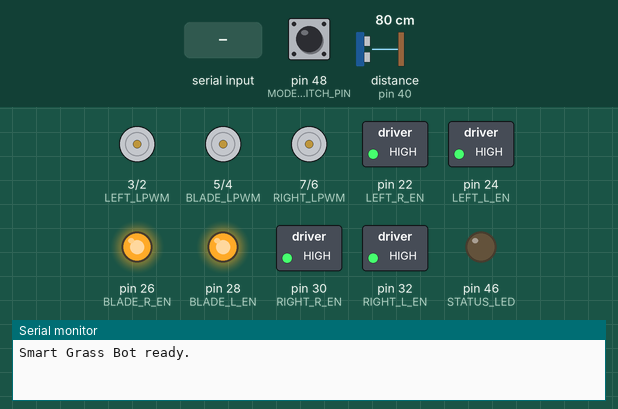
A sketch run on a simulated Arduino Mega 2560, built with avr-gcc and run on an emulated ATmega2560. Shown: motor-driver pin pairs drawn as motors (green arrow = first pin HIGH = forward, orange = second pin HIGH = backward, longer = more drive), switched loads named in the sketch (green lamp = pin HIGH), output pins drawn as LEDs (lit = HIGH), the last lines printed to the serial monitor. The test bench sets the inputs (shaded band); at power-on: pin 48 (MODE_SWITCH_PIN) HIGH, distance to the obstacle (sensor on pin 40) 80 cm. The echo pulse lasts 58.3 µs per cm; pins used as bus, display or sensor lines are not drawn.

Above: at 1.2 s.
1.3 s: pin 48 (MODE_SWITCH_PIN) pulled LOW for 0.15 s
At 1.4 s:
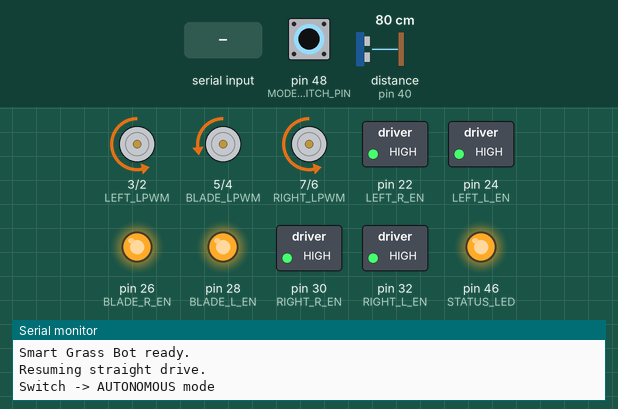
2.9 s: "R" received over the second serial link
At 4.1 s:
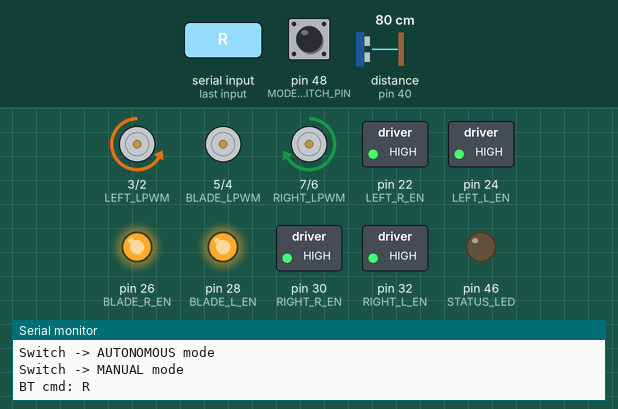
4.4 s: "D" received over the second serial link
At 5.3 s:
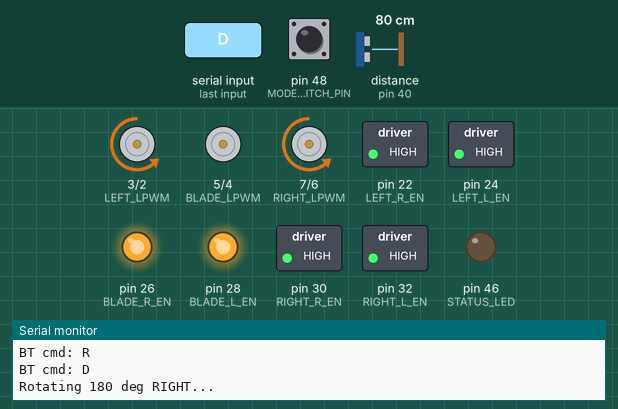
7.2 s: "C" received over the second serial link
At 8.4 s:
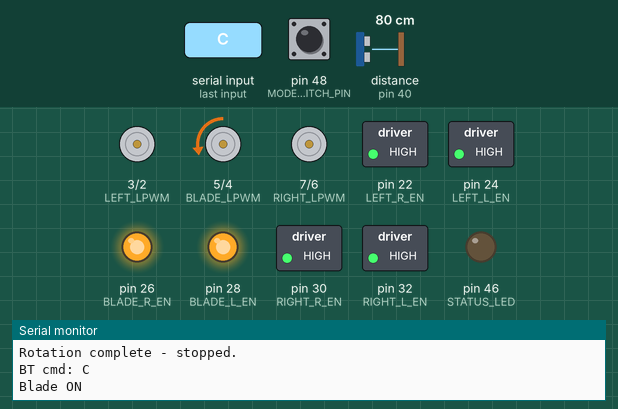
8.7 s: "E" received over the second serial link
At 9.7 s:
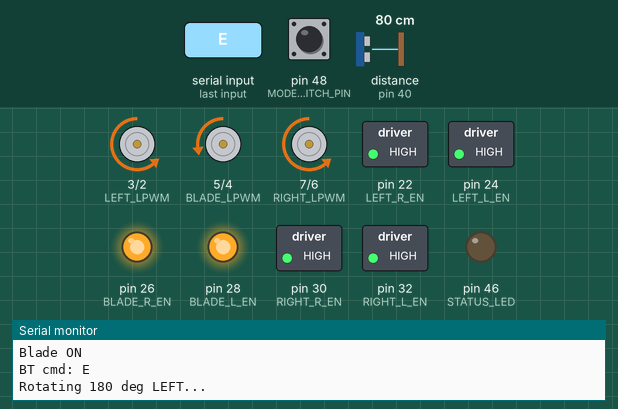
11.5 s: "F90\n" received over the second serial link
At 11.9 s:
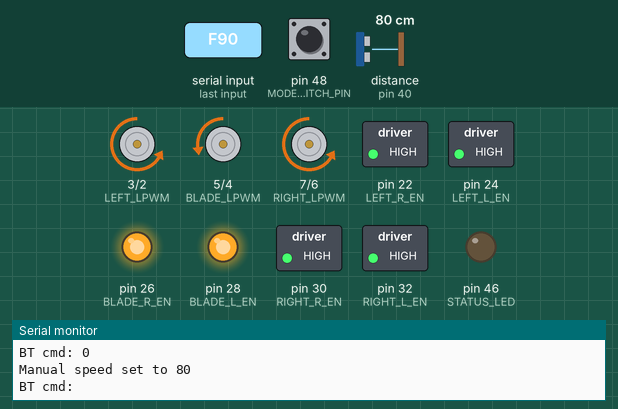
Timing chart, 0 to 14.0 s (numbered marks = the images above; inputs shaded):
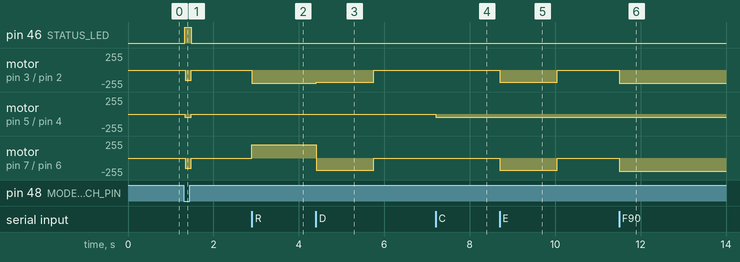

The sketch:

smart_grass_bot_spiral.ino
```cpp
/*
  ============================================================
  SMART GRASS CUTTING ROBOT — Arduino Mega
  Manual (Bluetooth) + Autonomous (Spiral) Mode
  ============================================================

  HARDWARE ASSUMED:
    - Arduino Mega 2560
    - 3 x BTS7960 motor drivers: LEFT drive wheel, RIGHT drive wheel,
      and CUTTER (blade) motor - each with its own RPWM/LPWM/R_EN/L_EN
    - 1 x free-swiveling front caster wheel (no control needed)
    - 1 x SC05 Bluetooth module -> wired to Serial1 (pins 18 TX1 / 19 RX1)
    - 3 x HC-SR04 ultrasonic sensors: FRONT, LEFT, RIGHT
    - Physical MANUAL/AUTO mode switch (in addition to Bluetooth commands)
    - Status LED

  WIRING:
    Driver       RPWM  LPWM  R_EN  L_EN
    Left drive    2     3     22    24
    Right drive   6     7     30    32
    Cutter        4     5     26    28

    Sensor    TRIG  ECHO
    Front      34    36
    Left       38    40
    Right      42    44

    Bluetooth SC05: Serial1 (18/19) - through a voltage divider on the
                     module's RX pin if it's 3.3V logic
    Status LED:      46
    Mode switch:     48 (INPUT_PULLUP - short to GND = AUTONOMOUS)

  BLUETOOTH COMMANDS (send as plain single characters):
    F  - Manual: drive forward (continuous, until next command)
    B  - Manual: drive backward
    L  - Manual: pivot left
    R  - Manual: pivot right
    S  - Manual: stop
    D  - Rotate 180 deg RIGHT, then stop (manual: blocking ~1.1s;
         autonomous: non-blocking, resumes spiral afterward)
    E  - Rotate 180 deg LEFT, then stop (manual: blocking ~1.1s;
         autonomous: non-blocking, resumes spiral afterward)
    C  - Blade ON
    X  - Blade OFF
    A  - Switch to AUTONOMOUS (spiral) mode
    M  - Switch to MANUAL mode (also stops motors immediately)
    0-9 - Set manual drive speed (0=slowest ~80, 9=fastest 255)

  The physical mode switch (pin 48) works alongside the Bluetooth A/M
  commands - whichever changes state last wins, so you can flip a
  physical switch on the bot itself OR use the app.

  AUTONOMOUS SPIRAL LOGIC (purely reactive - no fixed timed legs):
    - Robot drives straight continuously, blade running.
    - FRONT sensor is polled while driving. As soon as it detects the
      field boundary/an obstacle within OBSTACLE_DIST_CM, the robot
      stops and reverses slightly.
    - It then reads the LEFT and RIGHT side sensors and rotates a full
      180 deg TOWARD whichever side has more open space (larger
      reading) - so it always turns into free ground rather than
      straight back into a corner.
    - It then drives straight again until the next obstacle. Repeating
      this drive -> detect -> 180-turn-toward-free-space cycle is what
      produces the spiral/serpentine coverage of the field over time -
      there's no separate "spiral shape" being calculated, it emerges
      from always turning toward the most open side.
    - Blade motor runs for the entire autonomous session.
    - Sending 'M' or 'S' over Bluetooth, or flipping the physical switch,
      immediately breaks out and stops (checked every loop - non-blocking).
    - 'D'/'E' can also force an immediate 180 turn (right/left) mid-drive,
      non-blocking, then the loop resumes driving straight afterward.
  ============================================================
*/

// ---------------- PIN DEFINITIONS ----------------

// Left drive wheel - BTS7960
#define LEFT_RPWM   2
#define LEFT_LPWM   3
#define LEFT_R_EN   22
#define LEFT_L_EN   24

// Right drive wheel - BTS7960
#define RIGHT_RPWM  6
#define RIGHT_LPWM  7
#define RIGHT_R_EN  30
#define RIGHT_L_EN  32

// Cutter (blade) motor - BTS7960
#define BLADE_RPWM  4
#define BLADE_LPWM  5
#define BLADE_R_EN  26
#define BLADE_L_EN  28

// Ultrasonic sensors (3x HC-SR04)
#define FRONT_TRIG_PIN  38
#define FRONT_ECHO_PIN  40
#define LEFT_TRIG_PIN   36
#define LEFT_ECHO_PIN   34
#define RIGHT_TRIG_PIN  44
#define RIGHT_ECHO_PIN  42

// Status LED
#define STATUS_LED  46

// Physical mode switch (LOW = autonomous, HIGH = manual)
#define MODE_SWITCH_PIN 48

// ---------------- TUNABLE PARAMETERS ----------------

const int OBSTACLE_DIST_CM   = 30;     // stop/avoid if closer than this
const int AUTO_DRIVE_SPEED   = 150;    // 0-255 PWM speed while spiralling
const int AUTO_TURN_SPEED    = 180;    // 0-255 PWM speed while pivoting
const int BLADE_SPEED        = 50;    // 0-255 PWM speed for the cutter motor

const unsigned long TURN_180_MS    = 1350;  // calibrate: time for a 180 deg pivot
const unsigned long REVERSE_MS     = 400;   // back-up time before turning

const unsigned long SENSOR_POLL_MS = 100;   // how often to read ultrasonic

// ---------------- MODE ----------------
enum RobotMode { MANUAL_MODE, AUTONOMOUS_MODE };
RobotMode currentMode = MANUAL_MODE;
int lastSwitchState = HIGH; // tracks physical switch for edge detection

// Manual state
int manualSpeed = 200; // default manual speed (0-255)

// Autonomous state machine (purely reactive - no timed spiral legs)
enum SpiralState {
  SPIRAL_DRIVE,
  SPIRAL_RECOVER_STOP,
  SPIRAL_RECOVER_REVERSE,
  SPIRAL_RECOVER_TURN180,
  SPIRAL_MANUAL_ROTATE
};
SpiralState spiralState = SPIRAL_DRIVE;

unsigned long stateStartTime   = 0;
unsigned long lastSensorPoll   = 0;
bool recoveryTurnRight = true; // which way to pivot toward free space

// Non-blocking manual 180-rotate request (can be triggered mid-autonomous
// via Bluetooth 'D'/'E' without freezing the spiral state machine)
bool pendingManualRotate = false;
bool manualRotateDirectionRight = true;

// ---------------- SETUP ----------------
void setup() {
  Serial.begin(9600);     // USB debug console
  Serial1.begin(9600);    // SC05 Bluetooth (default baud - check your module)

  pinMode(LEFT_RPWM, OUTPUT);
  pinMode(LEFT_LPWM, OUTPUT);
  pinMode(LEFT_R_EN, OUTPUT);
  pinMode(LEFT_L_EN, OUTPUT);
  pinMode(RIGHT_RPWM, OUTPUT);
  pinMode(RIGHT_LPWM, OUTPUT);
  pinMode(RIGHT_R_EN, OUTPUT);
  pinMode(RIGHT_L_EN, OUTPUT);
  pinMode(BLADE_RPWM, OUTPUT);
  pinMode(BLADE_LPWM, OUTPUT);
  pinMode(BLADE_R_EN, OUTPUT);
  pinMode(BLADE_L_EN, OUTPUT);

  // Enable all three BTS7960 drivers (tie enables HIGH permanently).
  // NOTE: each driver needs BOTH its EN pins pulled HIGH or it will
  // silently refuse to drive in one direction - double check wiring.
  digitalWrite(LEFT_R_EN, HIGH);
  digitalWrite(LEFT_L_EN, HIGH);
  digitalWrite(RIGHT_R_EN, HIGH);
  digitalWrite(RIGHT_L_EN, HIGH);
  digitalWrite(BLADE_R_EN, HIGH);
  digitalWrite(BLADE_L_EN, HIGH);

  pinMode(FRONT_TRIG_PIN, OUTPUT);
  pinMode(FRONT_ECHO_PIN, INPUT);
  pinMode(LEFT_TRIG_PIN, OUTPUT);
  pinMode(LEFT_ECHO_PIN, INPUT);
  pinMode(RIGHT_TRIG_PIN, OUTPUT);
  pinMode(RIGHT_ECHO_PIN, INPUT);

  pinMode(STATUS_LED, OUTPUT);
  pinMode(MODE_SWITCH_PIN, INPUT_PULLUP);

  stopMotors();
  setBlade(false);

  // Set initial mode from the physical switch
  lastSwitchState = digitalRead(MODE_SWITCH_PIN);
  currentMode = (lastSwitchState == LOW) ? AUTONOMOUS_MODE : MANUAL_MODE;
  if (currentMode == AUTONOMOUS_MODE) resetSpiral();

  Serial.println(F("Smart Grass Bot ready."));
}

// ---------------- MAIN LOOP ----------------
void loop() {
  handleModeSwitch();  // check physical switch (non-blocking)
  handleBluetooth();   // always check for incoming commands (non-blocking)

  if (currentMode == AUTONOMOUS_MODE) {
    digitalWrite(STATUS_LED, HIGH);
    setBlade(true);
    runSpiralStateMachine();
  } else {
    digitalWrite(STATUS_LED, LOW);
    // Manual mode: motors already set directly by handleBluetooth(),
    // nothing else to do here - fully event driven.
  }
}

// ============================================================
// MODE SWITCH (physical toggle on pin 48)
// ============================================================
void handleModeSwitch() {
  int state = digitalRead(MODE_SWITCH_PIN);
  if (state != lastSwitchState) {
    lastSwitchState = state;
    delay(30); // simple debounce
    if (state == LOW) {
      currentMode = AUTONOMOUS_MODE;
      resetSpiral();
      Serial.println(F("Switch -> AUTONOMOUS mode"));
    } else {
      currentMode = MANUAL_MODE;
      stopMotors();
      setBlade(false);
      Serial.println(F("Switch -> MANUAL mode"));
    }
  }
}

// ============================================================
// BLUETOOTH / COMMAND HANDLING
// ============================================================
void handleBluetooth() {
  if (Serial1.available() > 0) {
    char cmd = Serial1.read();
    Serial.print(F("BT cmd: "));
    Serial.println(cmd);

    switch (cmd) {
      case 'A': // switch to autonomous
        currentMode = AUTONOMOUS_MODE;
        resetSpiral();
        Serial.println(F("-> AUTONOMOUS mode"));
        break;

      case 'M': // switch to manual
        currentMode = MANUAL_MODE;
        stopMotors();
        setBlade(false);
        Serial.println(F("-> MANUAL mode"));
        break;

      case 'F':
        if (currentMode == MANUAL_MODE) setMotors(manualSpeed, manualSpeed);
        break;
      case 'B':
        if (currentMode == MANUAL_MODE) setMotors(-manualSpeed, -manualSpeed);
        break;
      case 'L':
        if (currentMode == MANUAL_MODE) setMotors(-manualSpeed, manualSpeed);
        break;
      case 'R':
        if (currentMode == MANUAL_MODE) setMotors(manualSpeed, -manualSpeed);
        break;
      case 'S':
        if (currentMode == MANUAL_MODE) stopMotors();
        break;

      case 'D': // rotate 180 right, then stop
        if (currentMode == MANUAL_MODE) {
          rotate180Right(); // blocking - fine, nothing else needs to run
        } else if (currentMode == AUTONOMOUS_MODE) {
          pendingManualRotate = true;      // handled non-blocking in spiral loop
          manualRotateDirectionRight = true;
          Serial.println(F("180 RIGHT rotate queued for autonomous mode"));
        }
        break;
      case 'E': // rotate 180 left, then stop
        if (currentMode == MANUAL_MODE) {
          rotate180Left(); // blocking - fine, nothing else needs to run
        } else if (currentMode == AUTONOMOUS_MODE) {
          pendingManualRotate = true;      // handled non-blocking in spiral loop
          manualRotateDirectionRight = false;
          Serial.println(F("180 LEFT rotate queued for autonomous mode"));
        }
        break;

      case 'C':
        setBlade(true);
        Serial.println(F("Blade ON"));
        break;
      case 'X':
        setBlade(false);
        Serial.println(F("Blade OFF"));
        break;

      default:
        if (cmd >= '0' && cmd <= '9') {
          manualSpeed = map(cmd - '0', 0, 9, 80, 255);
          Serial.print(F("Manual speed set to "));
          Serial.println(manualSpeed);
        }
        break;
    }
  }
}

// ============================================================
// MOTOR CONTROL (BTS7960)
// Positive speed = forward, negative = reverse, range -255..255
// ============================================================
void setLeftMotor(int speed) {
  speed = constrain(speed, -255, 255);
  if (speed >= 0) {
    analogWrite(LEFT_RPWM, speed);
    analogWrite(LEFT_LPWM, 0);
  } else {
    analogWrite(LEFT_RPWM, 0);
    analogWrite(LEFT_LPWM, -speed);
  }
}

void setRightMotor(int speed) {
  speed = constrain(speed, -255, 255);
  if (speed >= 0) {
    analogWrite(RIGHT_RPWM, speed);
    analogWrite(RIGHT_LPWM, 0);
  } else {
    analogWrite(RIGHT_RPWM, 0);
    analogWrite(RIGHT_LPWM, -speed);
  }
}

void setMotors(int leftSpeed, int rightSpeed) {
  setLeftMotor(leftSpeed);
  setRightMotor(rightSpeed);
}

void stopMotors() {
  setLeftMotor(0);
  setRightMotor(0);
}

// Blade only ever needs to spin one direction
void setBlade(bool on) {
  if (on) {
    analogWrite(BLADE_RPWM, BLADE_SPEED);
    analogWrite(BLADE_LPWM, 0);
  } else {
    analogWrite(BLADE_RPWM, 0);
    analogWrite(BLADE_LPWM, 0);
  }
}

// ============================================================
// STANDALONE 180-DEGREE ROTATE FUNCTIONS
// Blocking calls: pivot in place for TURN_180_MS, then stop.
// Useful for manual mode ("spin around and stop") or as a one-shot
// utility separate from the autonomous state machine.
// ============================================================
void rotate180Right() {
  Serial.println(F("Rotating 180 deg RIGHT..."));
  setMotors(+AUTO_TURN_SPEED, AUTO_TURN_SPEED);
  delay(TURN_180_MS);
  stopMotors();
  Serial.println(F("Rotation complete - stopped."));
}

void rotate180Left() {
  Serial.println(F("Rotating 180 deg LEFT..."));
  setMotors(AUTO_TURN_SPEED, +AUTO_TURN_SPEED);
  delay(TURN_180_MS);
  stopMotors();
  Serial.println(F("Rotation complete - stopped."));
}

// ============================================================
// ULTRASONIC SENSORS
// ============================================================
long getDistanceCM(int trigPin, int echoPin) {
  digitalWrite(trigPin, LOW);
  delayMicroseconds(2);
  digitalWrite(trigPin, HIGH);
  delayMicroseconds(10);
  digitalWrite(trigPin, LOW);

  long duration = pulseIn(echoPin, HIGH, 30000); // 30ms timeout
  if (duration == 0) return -1; // no echo / out of range
  return duration * 0.0343 / 2;
}

long getFrontDistance() { return getDistanceCM(FRONT_TRIG_PIN, FRONT_ECHO_PIN); }
long getLeftDistance()  { return getDistanceCM(LEFT_TRIG_PIN, LEFT_ECHO_PIN); }
long getRightDistance() { return getDistanceCM(RIGHT_TRIG_PIN, RIGHT_ECHO_PIN); }

// ============================================================
// AUTONOMOUS SPIRAL STATE MACHINE (non-blocking)
// ============================================================
void resetSpiral() {
  spiralState     = SPIRAL_DRIVE;
  stateStartTime  = millis();
  Serial.println(F("Resuming straight drive."));
}

void runSpiralStateMachine() {
  unsigned long now = millis();

  // A manual 180 rotate can be requested at any time via Bluetooth ('D'/'E')
  // even mid-spiral - preempt whatever state we're in and handle it here,
  // non-blocking, so sensors/Bluetooth stay responsive during the turn.
  if (pendingManualRotate) {
    pendingManualRotate = false;
    stopMotors();
    spiralState = SPIRAL_MANUAL_ROTATE;
    stateStartTime = now;
  }

  // Poll FRONT ultrasonic periodically while driving forward (not while turning)
  bool obstacleDetected = false;
  if (spiralState == SPIRAL_DRIVE && now - lastSensorPoll >= SENSOR_POLL_MS) {
    lastSensorPoll = now;
    long dist = getFrontDistance();
    if (dist > 0 && dist < OBSTACLE_DIST_CM) {
      obstacleDetected = true;
    }
  }

  switch (spiralState) {

    case SPIRAL_DRIVE:
      if (obstacleDetected) {
        Serial.println(F("Obstacle/boundary detected ahead - starting turn."));
        stopMotors();
        spiralState = SPIRAL_RECOVER_STOP;
        stateStartTime = now;
        break;
      }
      // No fixed leg length - just keep driving straight until something
      // is detected ahead. The 180-turn-toward-free-space below is what
      // produces the spiral/serpentine coverage over time.
      setMotors(AUTO_DRIVE_SPEED, AUTO_DRIVE_SPEED);
      break;

    case SPIRAL_RECOVER_STOP:
      stopMotors();
      if (now - stateStartTime >= 150) {
        // Check side sensors to decide which way has more open space -
        // pivot toward the clearer side instead of a fixed direction.
        long leftDist  = getLeftDistance();
        long rightDist = getRightDistance();
        // Treat "no echo" (-1) as wide open space.
        if (leftDist < 0) leftDist = 999;
        if (rightDist < 0) rightDist = 999;
        recoveryTurnRight = (rightDist >= leftDist);

        Serial.print(F("Left clearance: "));
        Serial.print(leftDist);
        Serial.print(F(" cm, Right clearance: "));
        Serial.print(rightDist);
        Serial.print(F(" cm -> turning "));
        Serial.println(recoveryTurnRight ? F("RIGHT") : F("LEFT"));

        spiralState = SPIRAL_RECOVER_REVERSE;
        stateStartTime = now;
      }
      break;

    case SPIRAL_RECOVER_REVERSE:
      setMotors(-AUTO_DRIVE_SPEED, -AUTO_DRIVE_SPEED);
      if (now - stateStartTime >= REVERSE_MS) {
        stopMotors();
        spiralState = SPIRAL_RECOVER_TURN180;
        stateStartTime = now;
      }
      break;

    case SPIRAL_RECOVER_TURN180:
      // Smooth 180 pivot enabled by the free front caster wheel -
      // direction chosen in SPIRAL_RECOVER_STOP based on side clearance
      if (recoveryTurnRight) {
        setMotors(AUTO_TURN_SPEED, -AUTO_TURN_SPEED);
      } else {
        setMotors(-AUTO_TURN_SPEED, AUTO_TURN_SPEED);
      }
      if (now - stateStartTime >= TURN_180_MS) {
        stopMotors();
        Serial.println(F("Turn complete - driving straight again."));
        spiralState = SPIRAL_DRIVE;
        stateStartTime = now;
      }
      break;

    case SPIRAL_MANUAL_ROTATE:
      // Non-blocking version of rotate180Right()/rotate180Left() - lets the
      // spiral loop keep running (millis()-based) instead of freezing on delay()
      if (manualRotateDirectionRight) {
        setMotors(AUTO_TURN_SPEED, -AUTO_TURN_SPEED);
      } else {
        setMotors(-AUTO_TURN_SPEED, AUTO_TURN_SPEED);
      }
      if (now - stateStartTime >= TURN_180_MS) {
        stopMotors();
        Serial.println(F("Manual 180 rotate complete - driving straight again."));
        spiralState = SPIRAL_DRIVE;
        stateStartTime = now;
      }
      break;
  }
}
```

Measured:
- after the input at 1.3 s, pin 46 (STATUS_LED): LOW → HIGH at once, → LOW 0.15 s later; motor on pin 3 (LEFT_LPWM) / pin 2 (LEFT_RPWM), motor on pin 7 (RIGHT_LPWM) / pin 6 (RIGHT_RPWM): stopped → backward 150/255 at once, → stopped 0.14 s later; motor on pin 5 (BLADE_LPWM) / pin 4 (BLADE_RPWM): stopped → backward 50/255 at once, → stopped 0.15 s later
- after the input at 2.9 s, motor on pin 3 (LEFT_LPWM) / pin 2 (LEFT_RPWM): stopped → backward 200/255 at once; motor on pin 7 (RIGHT_LPWM) / pin 6 (RIGHT_RPWM): stopped → forward 200/255 at once
- after the input at 4.4 s, motor on pin 3 (LEFT_LPWM) / pin 2 (LEFT_RPWM): backward 200/255 → backward 180/255 at once, → stopped 1.4 s later; motor on pin 7 (RIGHT_LPWM) / pin 6 (RIGHT_RPWM): forward 200/255 → backward 180/255 at once, → stopped 1.4 s later
- after the input at 7.2 s, motor on pin 5 (BLADE_LPWM) / pin 4 (BLADE_RPWM): stopped → backward 50/255 at once
- after the input at 8.7 s, motor on pin 3 (LEFT_LPWM) / pin 2 (LEFT_RPWM), motor on pin 7 (RIGHT_LPWM) / pin 6 (RIGHT_RPWM): stopped → backward 180/255 at once, → stopped 1.4 s later
- after the input at 11.5 s, motor on pin 3 (LEFT_LPWM) / pin 2 (LEFT_RPWM), motor on pin 7 (RIGHT_LPWM) / pin 6 (RIGHT_RPWM): stopped → backward 200/255 at once
